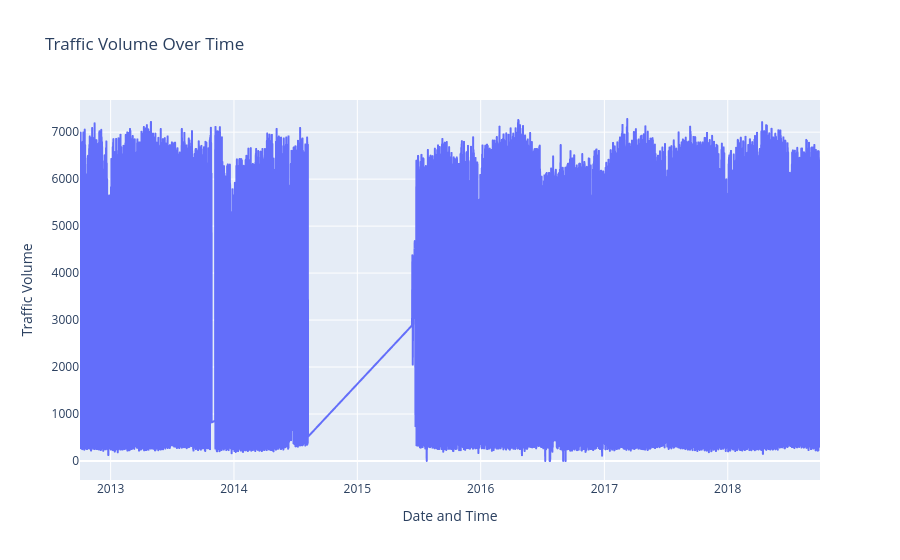

Notebook code cell kept with this figure:
### Code cell
fig = px.line(
    df,
    x='date_time',
    y='traffic_volume',
    title='Traffic Volume Over Time'
)

fig.update_layout(
    xaxis_title='Date and Time',
    yaxis_title='Traffic Volume'
)

fig.show()

### Figure 1 — Plotly figure (JSON) as saved in the notebook; plotly's stock layout.template omitted (floating-point values rounded to 4 significant figures; data arrays with more than 128 entries replaced by an {"elided": "..."} marker saying what was removed)
{"data": [{"hovertemplate": "date_time=%{x}<br>traffic_volume=%{y}<extra></extra>", "legendgroup": "", "line": {"color": "#636efa", "dash": "solid"}, "marker": {"symbol": "circle"}, "mode": "lines", "name": "", "showlegend": false, "type": "scattergl", "x": {"elided": "48204 str values"}, "xaxis": "x", "y": {"elided": "48204 int values"}, "yaxis": "y"}], "layout": {"legend": {"tracegroupgap": 0}, "title": {"text": "Traffic Volume Over Time"}, "xaxis": {"anchor": "y", "domain": [0, 1], "title": {"text": "Date and Time"}}, "yaxis": {"anchor": "x", "domain": [0, 1], "title": {"text": "Traffic Volume"}}}}
